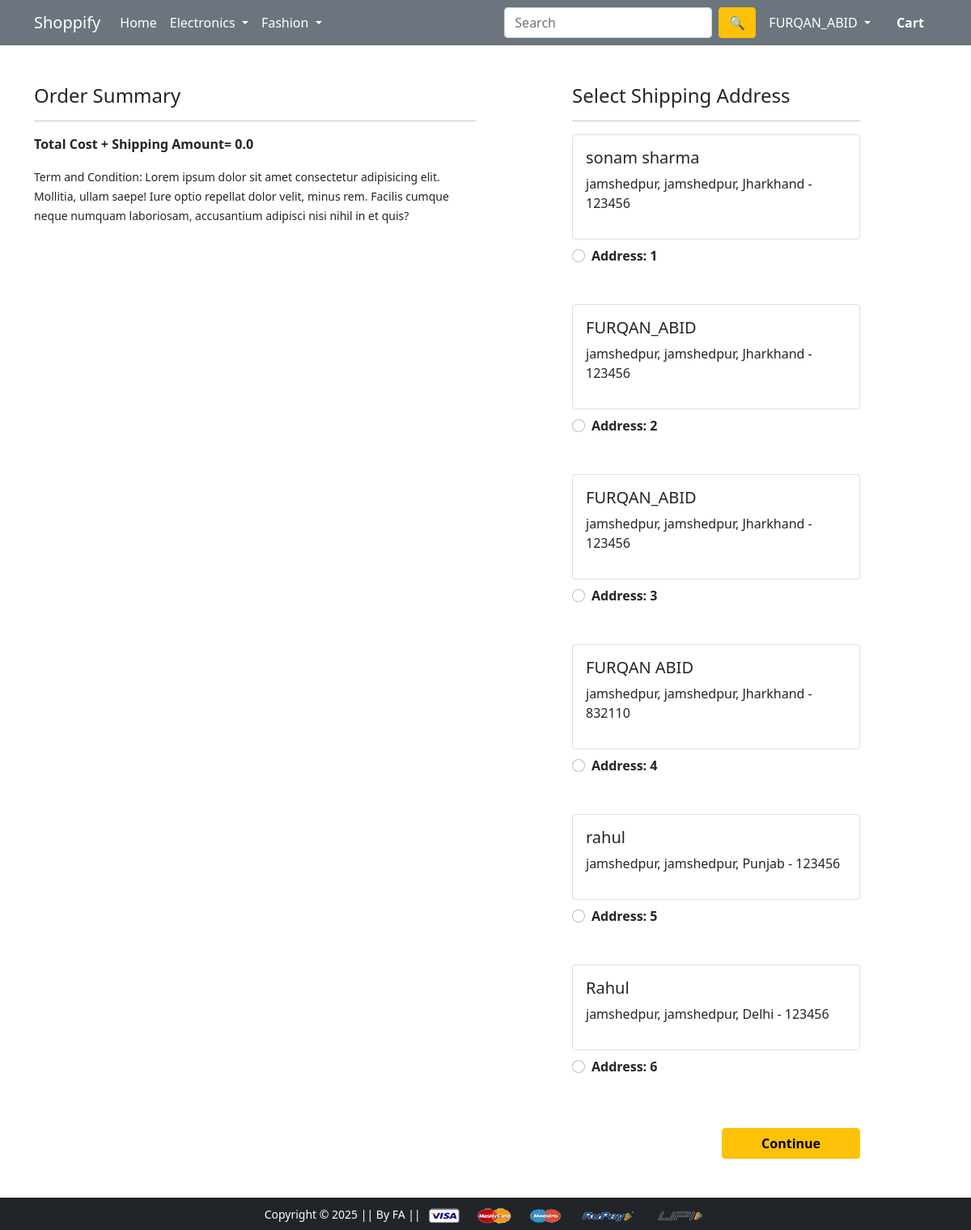
The app's page /checkout/ (signed in) with its own data.
### app/models.py (models this page shows, shortened)
class Customer(models.Model):
    user= models.ForeignKey(User, on_delete= models.CASCADE) #here foreign key User is imported from django.contrib
    name= models.CharField(max_length=200)
    locality= models.CharField(max_length=200)
    city= models.CharField(max_length=50)
    zipcode= models.IntegerField()
    state= models.CharField(choices= STATE_CHOICES, max_length= 90)

### app/views.py (the view)
# urls.py: path('checkout/', views.checkout, name='checkout'),
@login_required
def checkout(request):
    user= request.user
    add= Customer.objects.filter(user=user)
    cart_items= Cart.objects.filter(user=user)
    amount= 0.0
    shipping_amount= 70.0
    totalamount= 0.0
    cart_product= [p for p in Cart.objects.all() if p.user==request.user]
    if cart_product:
        for p in cart_product:
            tempamount= p.quantity * p.product.discounted_price
            amount += tempamount
        totalamount= amount+shipping_amount
    return render(request, 'app/checkout.html', {'add':add, 'totalamount':totalamount, 'cart_items':cart_items})

### app/templates/app/checkout.html (shortened to what this page needs)
{% extends 'app/base.html' %}
{% load static %}
{% block main-content %}
<div class="container">
 <div class="row mt-5">
  <div class="col-sm-6">
    <h4>Order Summary</h4>
    <hr>
      <p class="fw-bold"> Total Cost + Shipping Amount= {{totalamount}} </p>
    <small>Term and Condition: Lorem ipsum dolor sit amet consectetur adipisicing elit. Mollitia, ullam saepe! Iure optio repellat dolor velit, minus rem. Facilis cumque neque numquam laboriosam, accusantium adipisci nisi nihil in et quis?</small>
  </div>
  <div class="col-sm-4 offset-sm-1">
    <h4>Select Shipping Address</h4>
    <hr>
    <form action="/paymentdone">
      {% for ad in add %}
      <div class="card">
        <div class="card-body">
        <h5> {{ad.name}} </h5>
        <p>{{ad.locality}}, {{ad.city}}, {{ad.state}} - {{ad.zipcode}}</p>
        </div>
      </div>
        <div class="form-check mt-2 mb-5">
          <input class="form-check-input" type="radio" value="{{ad.id}}" name="custid" id="custadd{{forloop.counter}}" >
          <label class="form-check-label fw-bold" for="custadd{{forloop.counter}}">
            Address: {{forloop.counter}} </label>
        </div>
        {% endfor %}
        <div class="text-end">
          <button type="submit" class="btn btn-warning mt-3 px-5 fw-bold">Continue</button>
        </div>
      </form>
    </div>
  </div>
</div>
{% endblock main-content %}

### app/templates/app/base.html (shortened to what this page needs)
<!doctype html>
{% load static %}
<html lang="en">
  <head>
    <link href="https://cdn.jsdelivr.net/npm/bootstrap@5.0.0-beta1/dist/css/bootstrap.min.css" rel="stylesheet">
    <link rel="stylesheet" href="{% static 'app/css/owl.carousel.min.css' %}">
    <link rel="stylesheet" href="{% static 'app/css/all.min.css' %}">
    <link rel="stylesheet" href="{% static 'app/css/style.css' %}">
  </head>
  <body>
    <nav class="navbar navbar-expand-lg navbar-dark bg-secondary">
     <div class="container">
       <a class="navbar-brand" href="/">Shoppify</a>
       <div class="collapse navbar-collapse" id="navbarSupportedContent">
         <ul class="navbar-nav me-auto mb-2 mb-lg-0">
           <li class="nav-item">
             <a class="nav-link active" aria-current="page" href="/">Home</a>
           </li>
           <li class="nav-item dropdown">
             <a class="nav-link dropdown-toggle text-white" href="#" id="electronicsDropdown" role="button" data-bs-toggle="dropdown" aria-expanded="false">
               Electronics
             </a>
           </li>
           <li class="nav-item dropdown">
             <a class="nav-link dropdown-toggle text-white" href="#" id="fashionDropdown" role="button" data-bs-toggle="dropdown" aria-expanded="false">
               Fashion
             </a>
           </li>
         </ul>
         <form class="d-flex" method="GET" action="{% url 'search' %}">
          <input class="form-control me-2" type="search" name="search" placeholder="Search" aria-label="Search">
          <button class="btn btn-warning" type="submit">🔍</button>
        </form>
         <div>
          <ul class="navbar-nav me-auto mb-2 mb-lg-0">
          {% if request.user.is_authenticated%}
           <li class="nav-item dropdown mx-2">
              <a class="nav-link dropdown-toggle text-white" href="#" id="profileDropdown" role="button" data-bs-toggle="dropdown" aria-expanded="false">
                {{request.user.username|capfirst}}
              </a>
            </li>
            <li class="nav-item mx-2">
             <a href="{% url 'showcart' %}" class="nav-link text-white"> <strong>Cart</strong> </a>
            </li>
          {% endif %}
          </ul>
         </div>
       </div>
     </div>
    </nav>
    {% block main-content %} {% endblock main-content %}
    <footer class="container-fluid bg-dark text-center p-2 mt-5">
        <small class="text-white">Copyright &copy; 2025 || By FA || </small>
        <img src="{% static 'app/images/payment.png' %}" alt="" srcset="" class="img-fluid" height="2px">
    </footer>
  </body>
</html>

### records on screen
Customer: name "sonam sharma", locality "jamshedpur", city "jamshedpur", state "Jharkhand", zipcode "123456"
Customer: name "FURQAN_ABID", locality "jamshedpur", city "jamshedpur", state "Jharkhand", zipcode "123456"
Customer: name "FURQAN_ABID", locality "jamshedpur", city "jamshedpur", state "Jharkhand", zipcode "123456"
Customer: name "FURQAN ABID", locality "jamshedpur", city "jamshedpur", state "Jharkhand", zipcode "832110"
Customer: name "rahul", locality "jamshedpur", city "jamshedpur", state "Punjab", zipcode "123456"
Customer: name "Rahul", locality "jamshedpur", city "jamshedpur", state "Delhi", zipcode "123456"

### other values on screen
{{ request.user.username|capfirst }} "FURQAN_ABID"
{{ totalamount }} "0.0"
